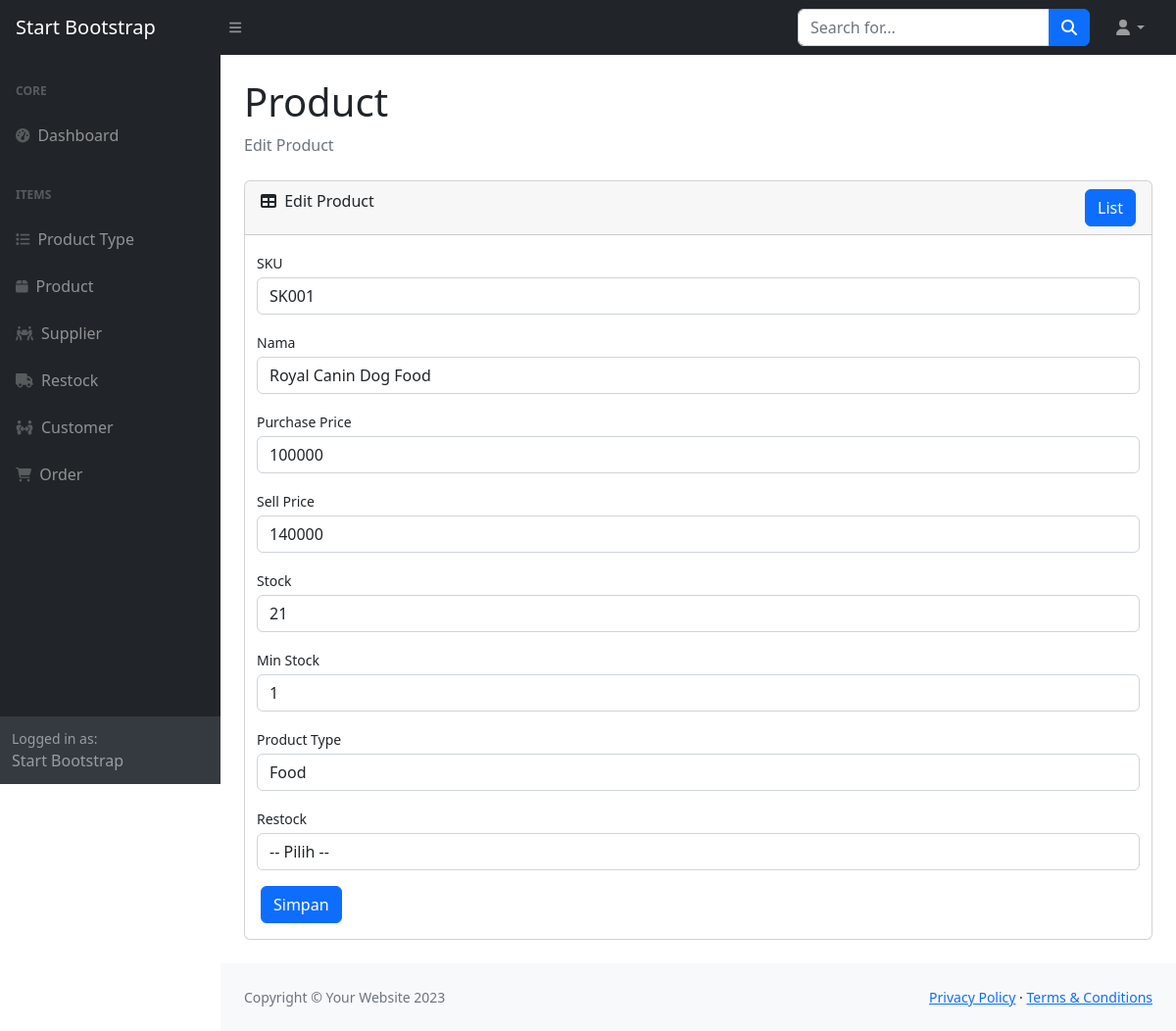
Screenshot of /page/order/edit.php?id=1 with the database file from the repository.
### tables this page shows
CREATE TABLE `product` (
  `id` int(11) NOT NULL,
  `sku` varchar(45) DEFAULT NULL,
  `name` varchar(45) DEFAULT NULL,
  `purchase_price` int(11) DEFAULT NULL,
  `sell_price` int(11) DEFAULT NULL,
  `stock` int(11) DEFAULT 0,
  `min_stock` int(11) DEFAULT 0,
  `product_type_id` int(11) NOT NULL,
  `restock_id` int(11) NOT NULL
);

CREATE TABLE `product_type` (
  `id` int(11) NOT NULL,
  `name` varchar(45) DEFAULT NULL
);

### classes/Database.php (called while the page is built, shortened)
<?php
class Database
{
    private $host = 'localhost';
    private $user = 'root';
    private $pass  = '';
    private $db_name = 'db_petsuplies';
    public $conn;
    public $stmt;
    public function __construct()
    {
        $dsn = 'mysql:host=' . $this->host . ';dbname=' . $this->db_name;
        $option = [
            PDO::ATTR_PERSISTENT => true,
            PDO::ATTR_ERRMODE => PDO::ERRMODE_EXCEPTION
        ];
        try {
            $this->conn = new PDO($dsn, $this->user, $this->pass, $option);
        } catch (PDOException $e) {
            die($e->getMessage());
        }
    }
    public function query($query)
    {
        $this->stmt = $this->conn->prepare($query);
    }
    public function bind($param, $value, $type = null)
    {
        if (is_null($type)) {
            switch ($value) {
                default:
                    $type = PDO::PARAM_STR;
                    break;
            }
        }
        $this->stmt->bindValue($param, $value, $type);
    }
    public function execute()
    {
        return $this->stmt->execute();
    }
    public function fetchAll()
    {
        $this->execute();
        return $this->stmt->fetchAll(PDO::FETCH_ASSOC);
    }
    public function fetch()
    {
        $this->execute();
        return $this->stmt->fetch(PDO::FETCH_ASSOC);
    }
}

### classes/Product.php (called while the page is built, shortened)
<?php
require_once 'Database.php';
class Product
{
    public $db;
    public function __construct()
    {
        $this->db = new Database;
    }
    public function getById($id)
    {
        $this->db->query('SELECT product.*, product_type.name AS product_type_name, restock.restock_number AS restock_number FROM product INNER JOIN product_type ON product.product_type_id = product_type.id INNER JOIN restock ON product.restock_id = restock.id WHERE product.id = :id');
        $this->db->bind(':id', $id);
        return $this->db->fetch();
    }
}

### classes/ProductType.php (called while the page is built, shortened)
<?php
require_once 'Database.php';
class ProductType
{
    public $db;
    public function __construct()
    {
        $this->db = new Database;
    }
    public function getAll()
    {
        $this->db->query('SELECT * FROM product_type');
        return $this->db->fetchAll();
    }
}

### page/order/edit.php (the view, shortened to what this page needs)
<?php
require_once '../../classes/Database.php';
require_once '../../classes/Product.php';
require_once '../../classes/ProductType.php';
$product = new Product;
$productType = new ProductType;
$productTypes = $productType->getAll();
$id = $_GET['id'];
$data = $product->getById($id);
?>
<!DOCTYPE html>
<html lang="en">
<head>
    <link href="https://cdn.jsdelivr.net/npm/simple-datatables@7.1.2/dist/style.min.css" rel="stylesheet" />
    <link href="../../assets/css/styles.css" rel="stylesheet" />
    <link href="../../assets/css/sweetalert.css" rel="stylesheet" />
</head>
<body class="sb-nav-fixed">
    <?php require_once '../../templates/header.php'; ?>
    <div id="layoutSidenav">
        <?php require_once '../../templates/navbar.php'; ?>
        <div id="layoutSidenav_content">
            <main>
                <div class="container-fluid px-4">
                    <h1 class="mt-4">Product</h1>
                    <ol class="breadcrumb mb-4">
                        <li class="breadcrumb-item active">Edit Product</li>
                    </ol>
                    <div class="card mb-4">
                        <div class="card-header">
                            <div class="d-flex justify-content-between">
                                <div class="title">
                                    <i class="fas fa-table me-1"></i>
                                    Edit Product
                                </div>
                                <div class="data-add">
                                    <a href="list.php" class="btn btn-primary">List</a>
                                </div>
                            </div>
                        </div>
                        <div class="card-body">
                            <form id="form" method="POST" action="">
                                <div class="row">
                                    <div class="col-md-12 gx-3 mb-3">
                                        <label class="small mb-1" for="sku">SKU</label>
                                        <input class="form-control" id="sku" name="sku" type="text" placeholder="Nama" value="<?= $data['sku'] ?>" />
                                    </div>
                                    <div class="col-md-12 gx-3 mb-3">
                                        <label class="small mb-1" for="name">Nama</label>
                                        <input class="form-control" id="name" name="name" type="text" placeholder="Nama" value="<?= $data['name'] ?>" />
                                    </div>
                                    <div class="col-md-12 gx-3 mb-3">
                                        <label class="small mb-1" for="purchase_price">Purchase Price</label>
                                        <input class="form-control" id="purchase_price" name="purchase_price" type="text" placeholder="Purchase Price" value="<?= $data['purchase_price'] ?>" />
                                    </div>
                                    <div class="col-md-12 gx-3 mb-3">
                                        <label class="small mb-1" for="sell_price">Sell Price</label>
                                        <input class="form-control" id="sell_price" name="sell_price" type="text" placeholder="Sell Price" value="<?= $data['sell_price'] ?>" />
                                    </div>
                                    <div class="col-md-12 gx-3 mb-3">
                                        <label class="small mb-1" for="stock">Stock</label>
                                        <input class="form-control" id="stock" name="stock" type="text" placeholder="Stock" value="<?= $data['stock'] ?>" />
                                    </div>
                                    <div class="col-md-12 gx-3 mb-3">
                                        <label class="small mb-1" for="min_stock">Min Stock</label>
                                        <input class="form-control" id="min_stock" name="min_stock" type="text" placeholder="Min Stock" value="<?= $data['min_stock'] ?>" />
                                    </div>
                                    <div class="col-md-12 gx-3 mb-3">
                                        <label class="small mb-1" for="product_type_id">Product Type</label>
                                        <select class="form-control" id="product_type_id" name="product_type_id">
                                            <?php foreach ($productTypes as $productType) : ?>
                                                <option value="<?= $productType['id'] ?>" <?= $productType['id'] == $data['product_type_id'] ? 'selected' : '' ?>><?= $productType['name'] ?></option>
                                            <?php endforeach; ?>
                                        </select>
                                    </div>
                                    <div class="col-md-12 gx-3 mb-3">
                                        <label class="small mb-1" for="restock_id">Restock</label>
                                        <select class="form-control" id="restock_id" name="restock_id">
                                            <option value="">-- Pilih --</option>
                                        </select>
                                    </div>
                                </div>
                                <button class="btn btn-primary" type="submit" id="tombol_submit">Simpan</button>
                            </form>
                        </div>
                    </div>
                </div>
            </main>
            <?php require_once '../../templates/footer.php'; ?>
        </div>
    </div>
</body>
</html>

### rows the page displays
product: sku "SK001", name "Royal Canin Dog Food", purchase_price "100000", sell_price "140000", stock "21", min_stock "1", product_type_id "Food"
